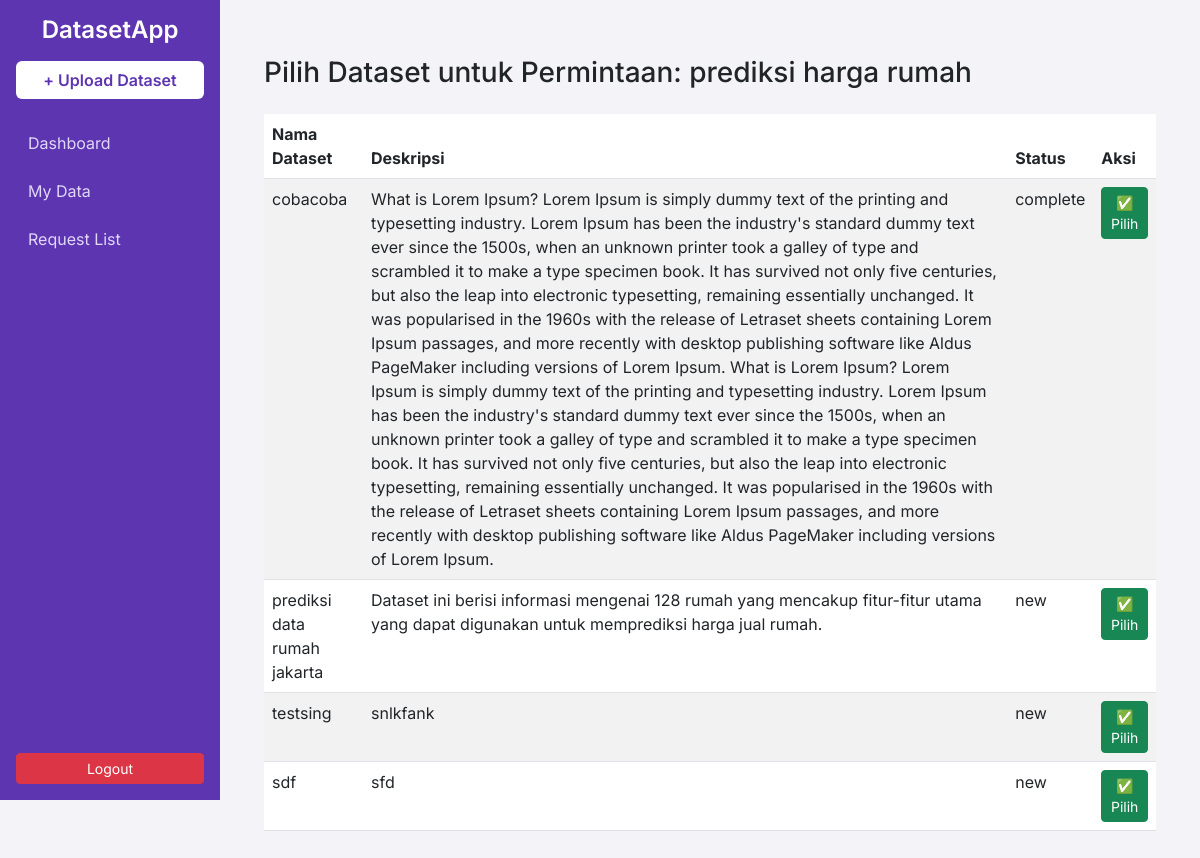
The page /pilih-dataset/27/ (signed in) on the database as committed earlier.
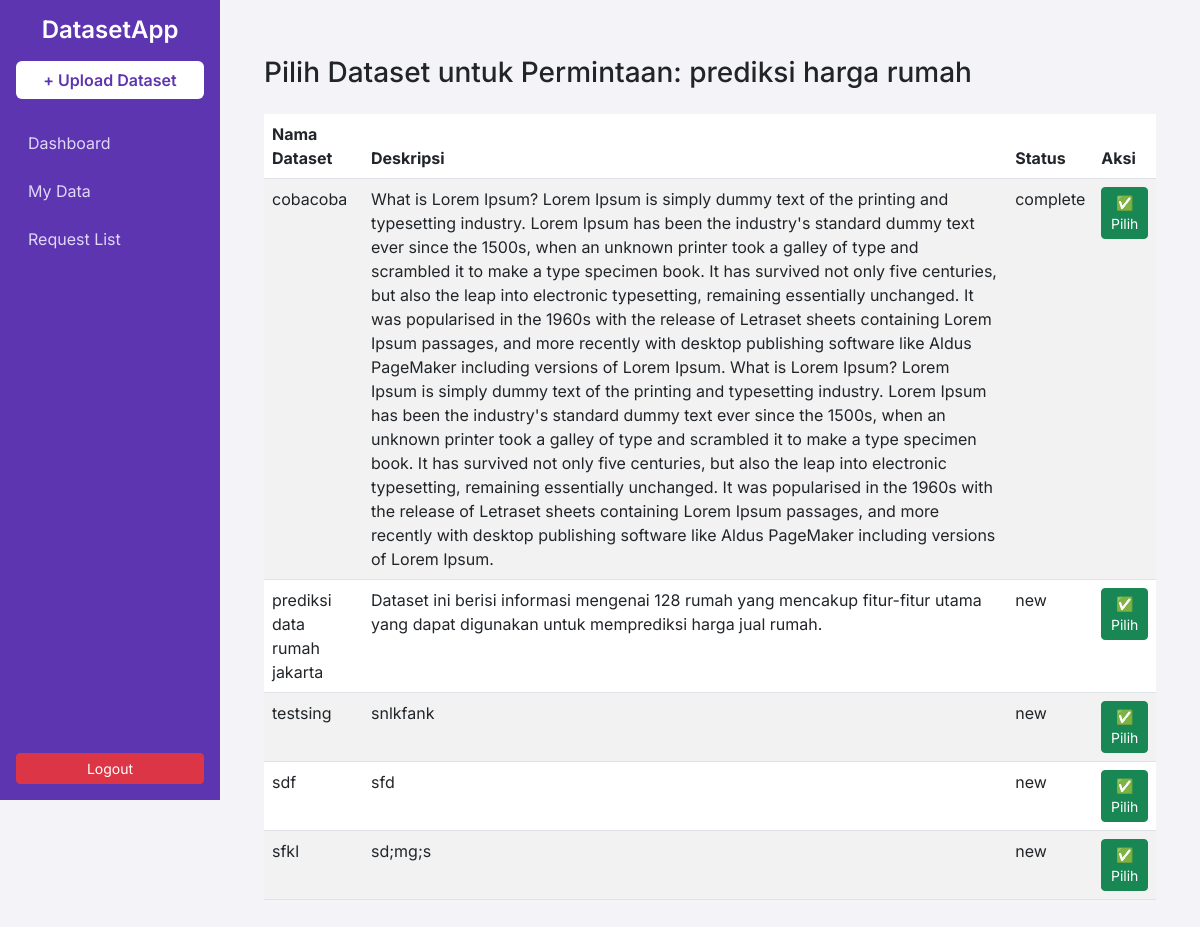
The same page on the database as committed later.
### dataset/models.py (models this page shows, shortened)
class Dataset(models.Model):
    STATUS_CHOICES = [
        ('new', 'New'),
        ('in_progress', 'In Progress'),
        ('complete', 'Complete'),
    ]
    owner = models.ForeignKey(User, on_delete=models.CASCADE, related_name="datasets")
    name = models.CharField(max_length=100)
    description = models.TextField()
    status = models.CharField(max_length=20, choices=STATUS_CHOICES, default='new')  # Tambahan
    cover_image = models.ImageField(upload_to="covers/", null=True, blank=True)
    data_file = models.FileField(upload_to="files/")
    uploaded_at = models.DateTimeField(auto_now_add=True)
    request_note = models.TextField(blank=True, null=True)

### dataset/views.py (the view)
# urls.py: path("pilih-dataset/<int:request_id>/", views.pilih_dataset_untuk_request, name="pilih_dataset_untuk_request"),
def pilih_dataset_untuk_request(request, request_id):
    req = get_object_or_404(DatasetRequest, id=request_id)
    datasets = Dataset.objects.filter(owner=request.user)
    return render(request, 'dataset/pilih_dataset.html', {
        'request_obj': req,
        'datasets': datasets
    })

### dataset/templates/dataset/pilih_dataset.html
{% extends 'dataset/base.html' %}
{% block content %}
<div class="container mt-4">
    <h3 class="mb-4">Pilih Dataset untuk Permintaan: {{ request_obj.nama_model }}</h3>
    <div class="table-responsive">
        <table class="table table-striped">
            <thead>
                <tr>
                    <th>Nama Dataset</th>
                    <th>Deskripsi</th>
                    <th>Status</th>
                    <th>Aksi</th>
                </tr>
            </thead>
            <tbody>
                {% for data in datasets %}
                <tr>
                    <td>{{ data.name }}</td>
                    <td>{{ data.description }}</td>
                    <td>{{ data.status }}</td>
                    <td>
                        <a href="{% url 'konfirmasi_pilih_dataset' request_obj.id data.id %}"
                            class="btn btn-success btn-sm"
                            onclick="return confirm('Yakin pilih dataset ini?')">
                            ✅ Pilih
                        </a>
                    </td>
                </tr>
                {% empty %}
                <tr><td colspan="4" class="text-center">Tidak ada dataset milik Anda.</td></tr>
                {% endfor %}
            </tbody>
        </table>
    </div>
</div>
{% endblock %}

Rows that differ between the two databases and show on the page:
added Dataset: name "sfkl", description "sd;mg;s", status "new"
